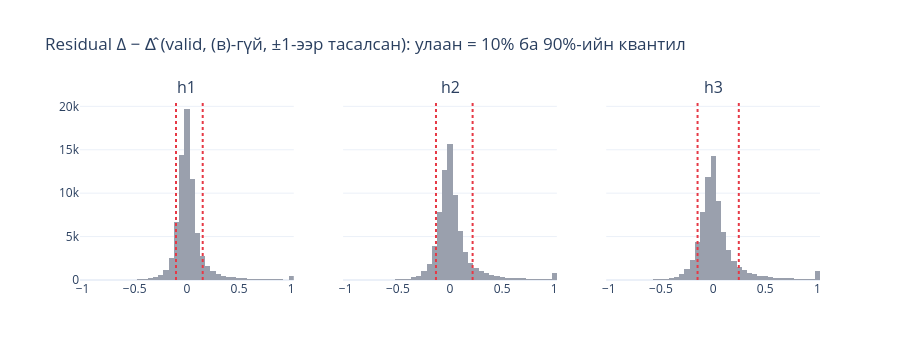

The notebook cell saved with this chart:
### Code cell
fig = make_subplots(rows=1, cols=3, subplot_titles=[f"h{h}" for h in HORIZONS], shared_yaxes=True)
for i, h in enumerate(HORIZONS, 1):
    r = (va[f"delta_h{h}"] - va[f"delta_hat_h{h}"]).clip(-1, 1)
    fig.add_histogram(x=r, nbinsx=100, marker_color=GRAY, showlegend=False, row=1, col=i)
    for v in (interval[f"h{h}"]["lo"], interval[f"h{h}"]["hi"]):
        fig.add_vline(x=v, line_dash="dot", line_color=RED, row=1, col=i)
fig.update_layout(title="Residual Δ − Δ̂ (valid, (в)-гүй, ±1-ээр тасалсан): улаан = 10% ба 90%-ийн квантил", height=360)
fig.show()

### Figure 1 — Plotly figure (JSON) as saved in the notebook; plotly's stock layout.template omitted (floating-point values rounded to 4 significant figures; data arrays with more than 128 entries replaced by an {"elided": "..."} marker saying what was removed)
{"data": [{"marker": {"color": "#9aa0ad"}, "nbinsx": 100, "showlegend": false, "type": "histogram", "x": {"elided": "71815 float values"}, "xaxis": "x", "yaxis": "y"}, {"marker": {"color": "#9aa0ad"}, "nbinsx": 100, "showlegend": false, "type": "histogram", "x": {"elided": "71815 float values"}, "xaxis": "x2", "yaxis": "y2"}, {"marker": {"color": "#9aa0ad"}, "nbinsx": 100, "showlegend": false, "type": "histogram", "x": {"elided": "71815 float values"}, "xaxis": "x3", "yaxis": "y3"}], "layout": {"annotations": [{"font": {"size": 16}, "showarrow": false, "text": "h1", "x": 0.1444, "xanchor": "center", "xref": "paper", "y": 1.0, "yanchor": "bottom", "yref": "paper"}, {"font": {"size": 16}, "showarrow": false, "text": "h2", "x": 0.5, "xanchor": "center", "xref": "paper", "y": 1.0, "yanchor": "bottom", "yref": "paper"}, {"font": {"size": 16}, "showarrow": false, "text": "h3", "x": 0.8556, "xanchor": "center", "xref": "paper", "y": 1.0, "yanchor": "bottom", "yref": "paper"}], "height": 360, "shapes": [{"line": {"color": "#e63946", "dash": "dot"}, "type": "line", "x0": -0.1042, "x1": -0.1042, "xref": "x", "y0": 0, "y1": 1, "yref": "y domain"}, {"line": {"color": "#e63946", "dash": "dot"}, "type": "line", "x0": 0.1517, "x1": 0.1517, "xref": "x", "y0": 0, "y1": 1, "yref": "y domain"}, {"line": {"color": "#e63946", "dash": "dot"}, "type": "line", "x0": -0.1344, "x1": -0.1344, "xref": "x2", "y0": 0, "y1": 1, "yref": "y2 domain"}, {"line": {"color": "#e63946", "dash": "dot"}, "type": "line", "x0": 0.2169, "x1": 0.2169, "xref": "x2", "y0": 0, "y1": 1, "yref": "y2 domain"}, {"line": {"color": "#e63946", "dash": "dot"}, "type": "line", "x0": -0.1491, "x1": -0.1491, "xref": "x3", "y0": 0, "y1": 1, "yref": "y3 domain"}, {"line": {"color": "#e63946", "dash": "dot"}, "type": "line", "x0": 0.2464, "x1": 0.2464, "xref": "x3", "y0": 0, "y1": 1, "yref": "y3 domain"}], "title": {"text": "Residual Δ − Δ̂ (valid, (в)-гүй, ±1-ээр тасалсан): улаан = 10% ба 90%-ийн квантил"}, "xaxis": {"anchor": "y", "domain": [0.0, 0.2889]}, "xaxis2": {"anchor": "y2", "domain": [0.3556, 0.6444]}, "xaxis3": {"anchor": "y3", "domain": [0.7111, 1.0]}, "yaxis": {"anchor": "x", "domain": [0.0, 1.0]}, "yaxis2": {"anchor": "x2", "domain": [0.0, 1.0], "matches": "y", "showticklabels": false}, "yaxis3": {"anchor": "x3", "domain": [0.0, 1.0], "matches": "y", "showticklabels": false}}}
